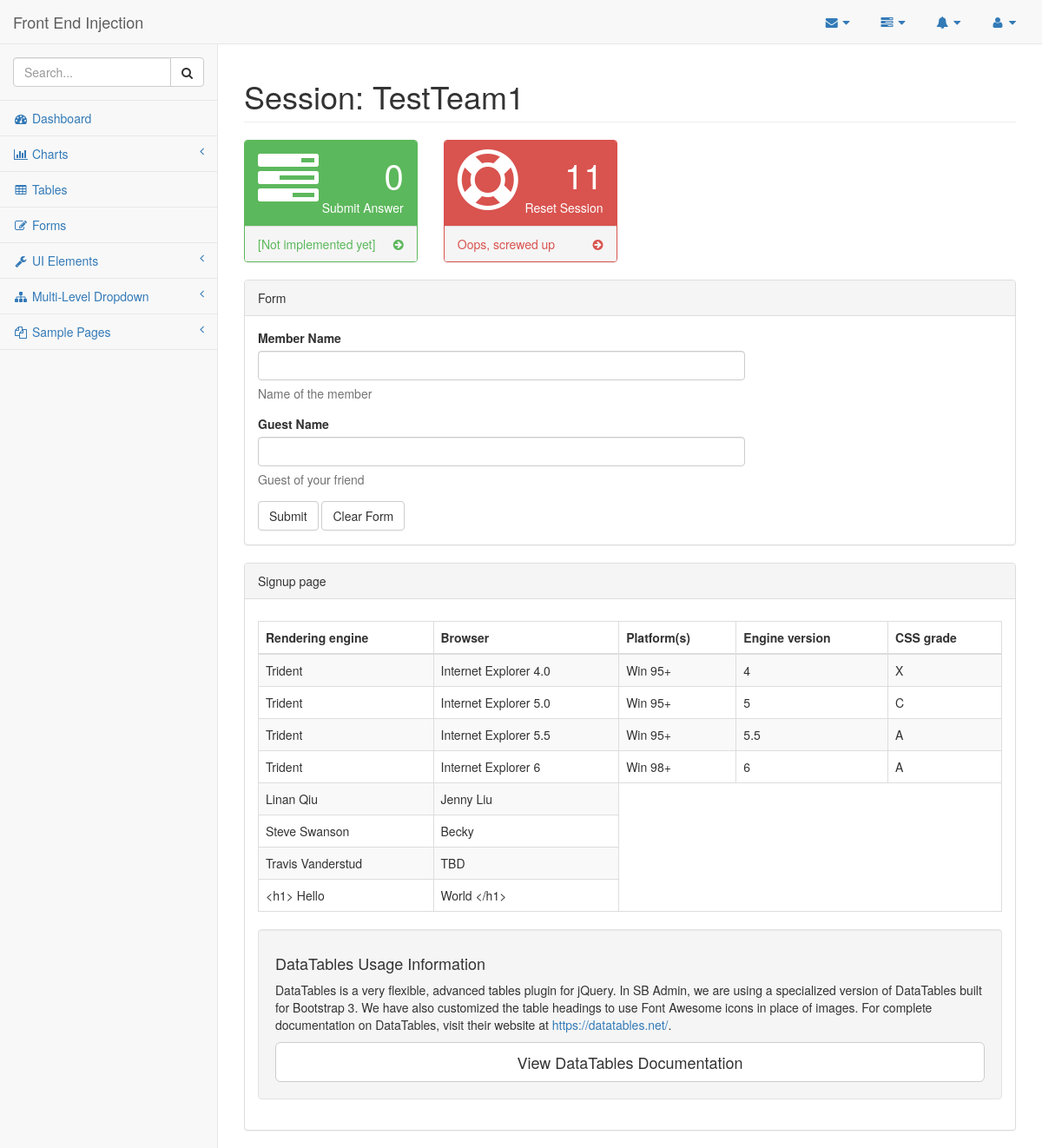
Page /injection/ on the earlier database version.
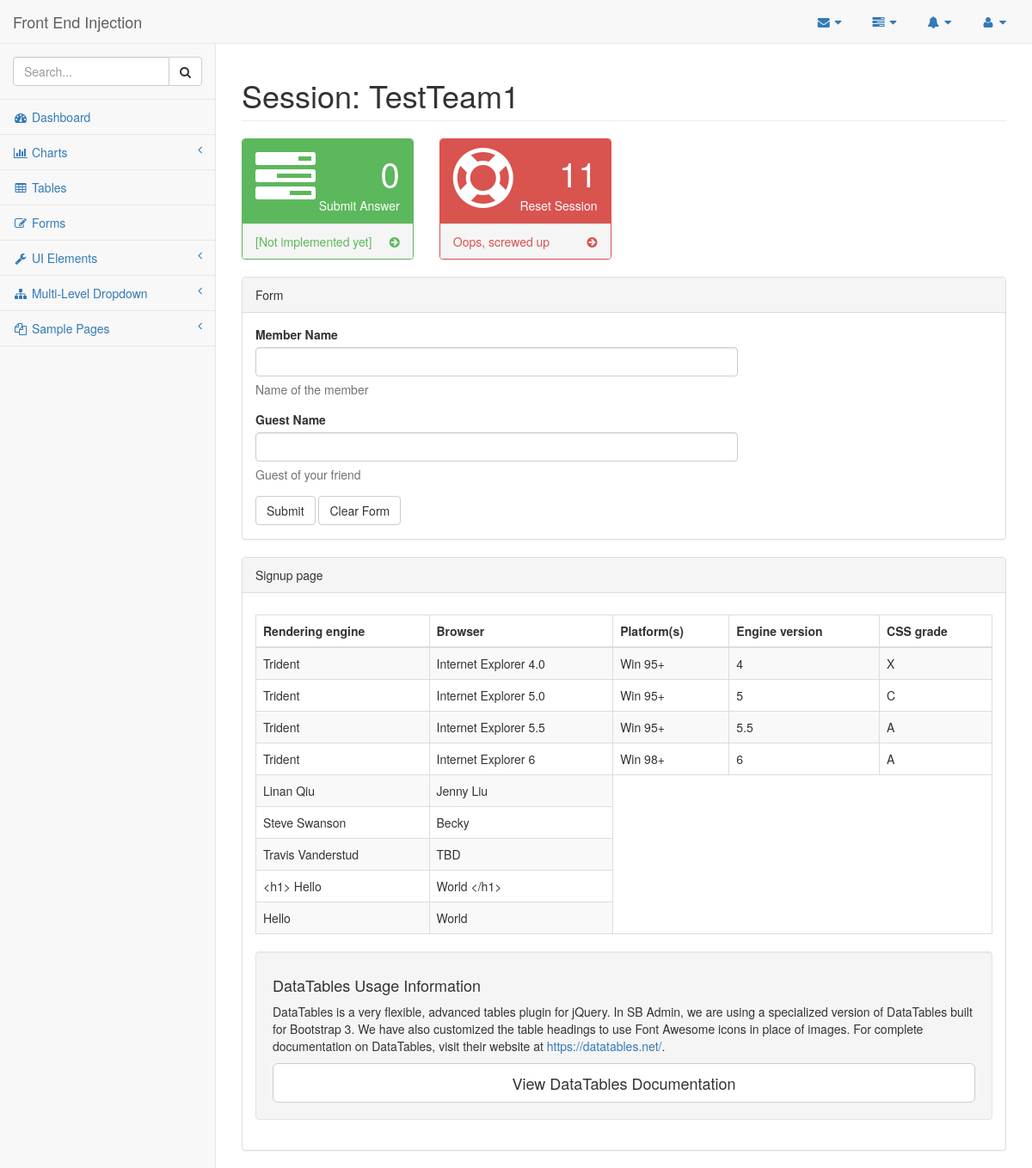
Same page on the later database version.
### injection/models.py (models this page shows, shortened)
class Session(models.Model):
    team_name = models.CharField(max_length=200, unique=True)
    number_of_resets = models.IntegerField(default=0)
    number_of_submission_attempts = models.IntegerField(default=0)
    IsSolved = models.BooleanField(default=True)

class Seating(models.Model):
    member = models.CharField(max_length=200)
    guest = models.CharField(max_length=200)
    session = models.ForeignKey(Session, on_delete=models.CASCADE)

### injection/views.py (the view)
def index(request):
    template = loader.get_template('index.html')
    first_session = Session.objects.first()
    context = {
        'session': first_session,
    }
    return HttpResponse(template.render(context, request))

### injection/templates/index.html (shortened to what this page needs)
<!DOCTYPE html>
<html lang="en">
<head>
    {% load static %}
    <link href="{% static "vendor/bootstrap/css/bootstrap.min.css" %}" rel="stylesheet">
    <link href="{% static "vendor/metisMenu/metisMenu.min.css" %}" rel="stylesheet">
    <link href="{% static "dist/css/sb-admin-2.css" %}" rel="stylesheet">
    <link href="{% static "vendor/morrisjs/morris.css" %}" rel="stylesheet">
    <link href="{% static "vendor/font-awesome/css/font-awesome.min.css" %}" rel="stylesheet" type="text/css">
    </head>
    <body>
        <div id="wrapper">
            <nav class="navbar navbar-default navbar-static-top" role="navigation" style="margin-bottom: 0">
                <div class="navbar-header">
                    <a class="navbar-brand" href="index.html">Front End Injection</a>
                </div>
                <ul class="nav navbar-top-links navbar-right">
                    <li class="dropdown">
                        <a class="dropdown-toggle" data-toggle="dropdown" href="#">
                            <i class="fa fa-envelope fa-fw"></i> <i class="fa fa-caret-down"></i>
                        </a>
                    </li>
                    <li class="dropdown">
                        <a class="dropdown-toggle" data-toggle="dropdown" href="#">
                            <i class="fa fa-tasks fa-fw"></i> <i class="fa fa-caret-down"></i>
                        </a>
                    </li>
                    <li class="dropdown">
                        <a class="dropdown-toggle" data-toggle="dropdown" href="#">
                            <i class="fa fa-bell fa-fw"></i> <i class="fa fa-caret-down"></i>
                        </a>
                    </li>
                    <li class="dropdown">
                        <a class="dropdown-toggle" data-toggle="dropdown" href="#">
                            <i class="fa fa-user fa-fw"></i> <i class="fa fa-caret-down"></i>
                        </a>
                    </li>
                </ul>
                <div class="navbar-default sidebar" role="navigation">
                    <div class="sidebar-nav navbar-collapse">
                        <ul class="nav" id="side-menu">
                            <li class="sidebar-search">
                                <div class="input-group custom-search-form">
                                    <input type="text" class="form-control" placeholder="Search...">
                                    <span class="input-group-btn">
                                        <button class="btn btn-default" type="button">
                                            <i class="fa fa-search"></i>
                                        </button>
                                    </span>
                                </div>
                            </li>
                            <li>
                                <a href="index.html"><i class="fa fa-dashboard fa-fw"></i> Dashboard</a>
                            </li>
                            <li>
                                <a href="#"><i class="fa fa-bar-chart-o fa-fw"></i> Charts<span class="fa arrow"></span></a>
                            </li>
                            <li>
                                <a href="tables.html"><i class="fa fa-table fa-fw"></i> Tables</a>
                            </li>
                            <li>
                                <a href="forms.html"><i class="fa fa-edit fa-fw"></i> Forms</a>
                            </li>
                            <li>
                                <a href="#"><i class="fa fa-wrench fa-fw"></i> UI Elements<span class="fa arrow"></span></a>
                            </li>
                            <li>
                                <a href="#"><i class="fa fa-sitemap fa-fw"></i> Multi-Level Dropdown<span class="fa arrow"></span></a>
                            </li>
                            <li>
                                <a href="#"><i class="fa fa-files-o fa-fw"></i> Sample Pages<span class="fa arrow"></span></a>
                            </li>
                        </ul>
                    </div>
                </div>
            </nav>
            <div id="page-wrapper">
                <div class="row">
                    <div class="col-lg-12">
                        <h1 class="page-header">Session: {{ session.team_name }}</h1>
                    </div>
                </div>
                <div class="row">
                    <div class="col-lg-3 col-md-6">
                        <div class="panel panel-green">
                            <div class="panel-heading">
                                <div class="row">
                                    <div class="col-xs-3">
                                        <i class="fa fa-tasks fa-5x"></i>
                                    </div>
                                    <div class="col-xs-9 text-right">
                                        <div class="huge">0</div>
                                        <div>Submit Answer</div>
                                    </div>
                                </div>
                            </div>
                            <a href="#">
                                <div class="panel-footer">
                                    <span class="pull-left">[Not implemented yet]</span>
                                    <span class="pull-right"><i class="fa fa-arrow-circle-right"></i></span>
                                    <div class="clearfix"></div>
                                </div>
                            </a>
                        </div>
                    </div>
                    <div class="col-lg-3 col-md-6">
                        <div class="panel panel-red">
                            <div class="panel-heading">
                                <div class="row">
                                    <div class="col-xs-3">
                                        <i class="fa fa-support fa-5x"></i>
                                    </div>
                                    <div class="col-xs-9 text-right">
                                        <div class="huge"> {{session.number_of_resets}}</div>
                                        <div>Reset Session</div>
                                    </div>
                                </div>
                            </div>
                            <a href="/injection/reset_session/{{session.id}}">
                                <div class="panel-footer">
                                    <span class="pull-left">Oops, screwed up</span>
                                    <span class="pull-right"><i class="fa fa-arrow-circle-right"></i></span>
                                    <div class="clearfix"></div>
                                </div>
                            </a>
                        </div>
                    </div>
                </div>
                <div class="row">
                    <div class="col-lg-12">
                        <div class="panel panel-default">
                            <div class="panel-heading">
                                Form
                            </div>
                            <div class="panel-body">
                                <div class="row">
                                    <div class="col-lg-8">
                                            <form action="/injection/submit/{{session.id}}" method="post">
                                                <div class="form-group">
                                                    <label>Member Name</label>
                                                    <input class="form-control" name="member_name">
                                                    <p class="help-block">Name of the member</p>
                                                </div>
                                                <div class="form-group">
                                                    <label>Guest Name</label>
                                                    <input class="form-control" name="guest_name">
                                                    <p class="help-block">Guest of your friend</p>
                                                </div>
                                                <button type="submit" class="btn btn-default">Submit</button>
                                                <button type="reset" class="btn btn-default">Clear Form</button>
                                            </form>
                                        <div class="col-lg-4">
                                        </div>
                                    </div>
                                </div>
                            </div>
                        </div>
                    </div>
            </div>
                <div class="row">
                    <div class="col-lg-12">
                    <div class="panel panel-default">
                        <div class="panel-heading">
                            Signup page
                        </div>
                        <div class="panel-body">
                            <table width="100%" class="table table-striped table-bordered table-hover" id="dataTables-example">
                                <thead>
                                    <tr>
                                        <th>Rendering engine</th>
                                        <th>Browser</th>
                                        <th>Platform(s)</th>
                                        <th>Engine version</th>
                                        <th>CSS grade</th>
                                    </tr>
                                </thead>
                                <tbody>
                                    <tr class="odd gradeX">
                                        <td>Trident</td>
                                        <td>Internet Explorer 4.0</td>
                                        <td>Win 95+</td>
                                        <td class="center">4</td>
                                        <td class="center">X</td>
                                    </tr>
                                    <tr class="even gradeC">
                                        <td>Trident</td>
                                        <td>Internet Explorer 5.0</td>
                                        <td>Win 95+</td>
                                        <td class="center">5</td>
                                        <td class="center">C</td>
                                    </tr>
                                    <tr class="odd gradeA">
                                        <td>Trident</td>
                                        <td>Internet Explorer 5.5</td>
                                        <td>Win 95+</td>
                                        <td class="center">5.5</td>
                                        <td class="center">A</td>
                                    </tr>
                                    <tr class="even gradeA">
                                        <td>Trident</td>
                                        <td>Internet Explorer 6</td>
                                        <td>Win 98+</td>
                                        <td class="center">6</td>
                                        <td class="center">A</td>
                                    </tr>
                                    <ul>
                                    {% for seating in session.seating_set.all %}
                                    <tr class="even gradeA">
                                        <td>{{seating.member|escape|safe}}</td>
                                        <td>{{seating.guest|escape|safe}}</td>
                                    </tr>
                                    {% endfor %}
                                    </ul>
                                </tbody>
                            </table>
                            <div class="well">
                                <h4>DataTables Usage Information</h4>
                                <p>DataTables is a very flexible, advanced tables plugin for jQuery. In SB Admin, we are using a specialized version of DataTables built for Bootstrap 3. We have also customized the table headings to use Font Awesome icons in place of images. For complete documentation on DataTables, visit their website at <a target="_blank" href="https://datatables.net/">https://datatables.net/</a>.</p>
                                <a class="btn btn-default btn-lg btn-block" target="_blank" href="https://datatables.net/">View DataTables Documentation</a>
                            </div>
                        </div>
                    </div>
                </div>
                </div>
            </div>
        </div>
    </body>
    </html>

Differences in the rows shown:
added Seating: member "Hello", guest "World"
